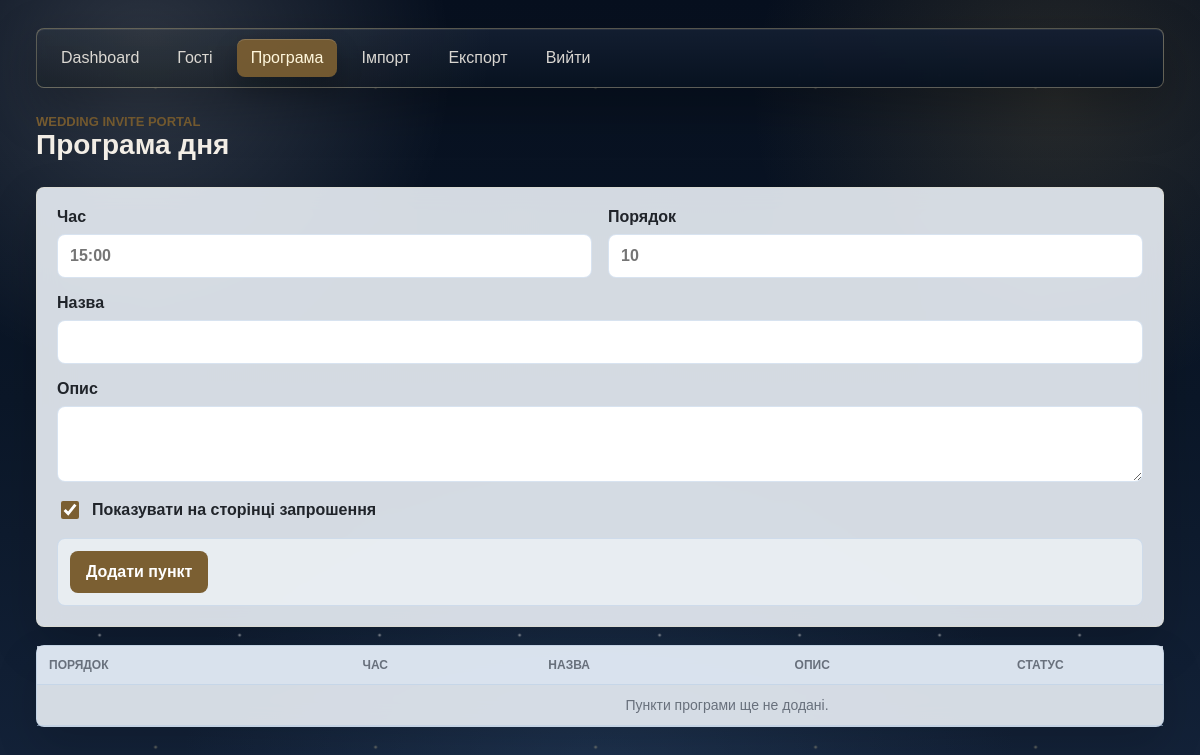
The app's page /admin/program.php (signed in), older data.
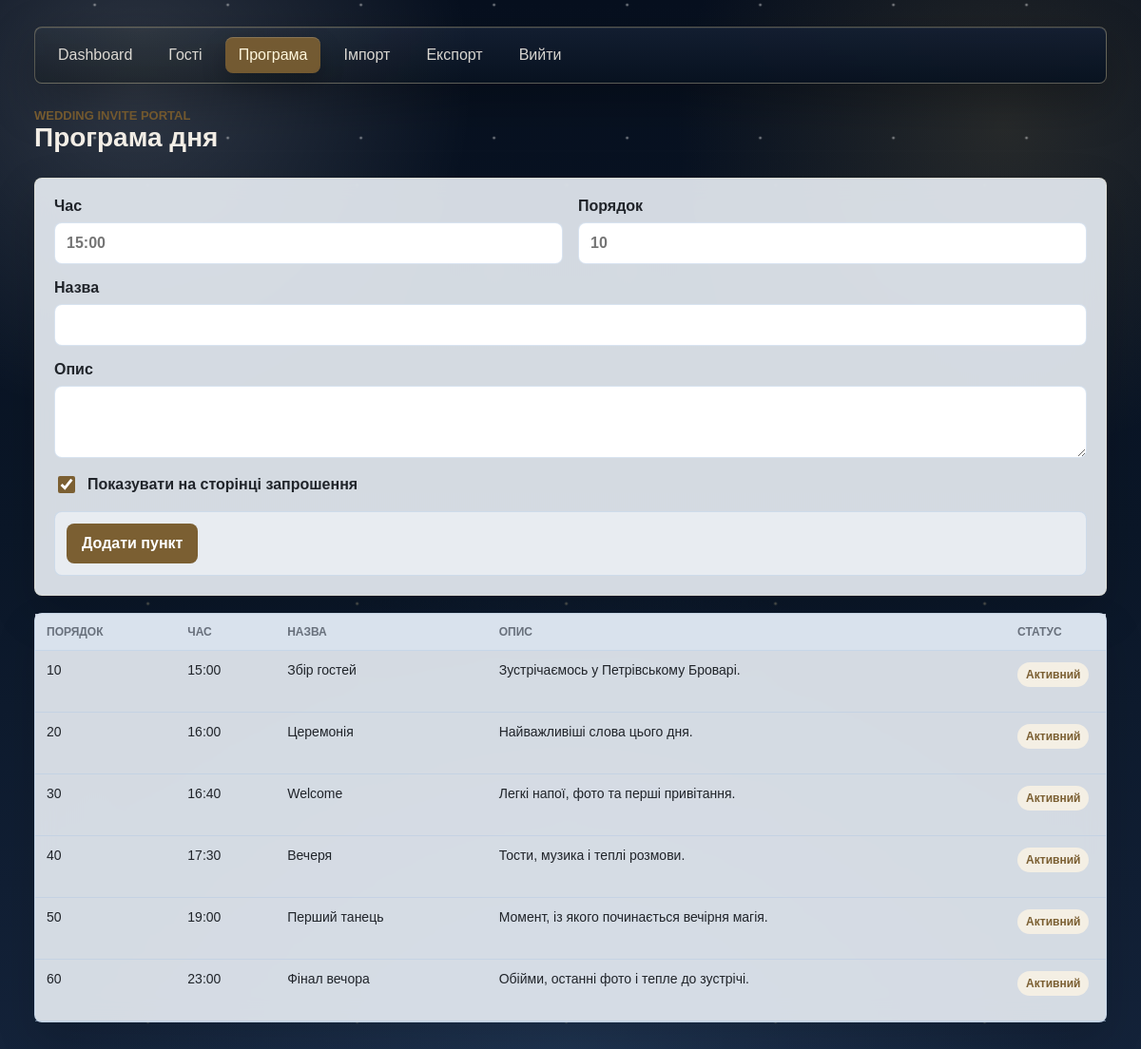
The same page, newer data.
### tables this page shows
CREATE TABLE IF NOT EXISTS dayprograms (
    id INT AUTO_INCREMENT PRIMARY KEY,
    event_time VARCHAR(20) NOT NULL,
    title VARCHAR(255) NOT NULL,
    description TEXT NULL,
    sort_order INT NOT NULL DEFAULT 0,
    is_active TINYINT NOT NULL DEFAULT 1,
    created_at DATETIME DEFAULT CURRENT_TIMESTAMP,
    updated_at DATETIME DEFAULT CURRENT_TIMESTAMP ON UPDATE CURRENT_TIMESTAMP,
    UNIQUE KEY dayprograms_sort_order_unique (sort_order)
);

### admin/program.php (the view, shortened to what the rows shown need)
<?php
$editingId = (int)($_GET['edit'] ?? $_POST['id'] ?? 0);
$editingItem = $editingId > 0 ? R::load('dayprograms', $editingId) : null;
function e(?string $value): string
{
    return htmlspecialchars((string)$value, ENT_QUOTES, 'UTF-8');
}
$programItems = R::findAll('dayprograms', 'ORDER BY sort_order ASC, id ASC');
?>
<!doctype html>
<html lang="uk">
<head>
    <link rel="stylesheet" href="../assets/css/admin.css">
</head>
<body>
    <main class="admin-shell">
        <div class="admin-header">
            <div>
                <h1><?= $editingItem !== null ? 'Редагування програми' : 'Програма дня' ?></h1>
            </div>
        </div>
        <section class="admin-table-panel program-table-panel">
            <div class="admin-table-wrap">
                <table class="admin-table program-table">
                    <thead>
                        <tr>
                            <th>Порядок</th>
                            <th>Час</th>
                            <th>Назва</th>
                            <th>Опис</th>
                            <th>Статус</th>
                        </tr>
                    </thead>
                    <tbody>
                        <?php foreach ($programItems as $item): ?>
                            <tr>
                                <td><?= (int)$item->sort_order ?></td>
                                <td><?= e($item->event_time) ?></td>
                                <td><?= e($item->title) ?></td>
                                <td><?= e($item->description) ?></td>
                                <td>
                                    <span class="status-pill"><?= (int)$item->is_active === 1 ? 'Активний' : 'Прихований' ?></span>
                                </td>
                            </tr>
                        <?php endforeach; ?>
                    </tbody>
                </table>
            </div>
        </section>
    </main>
</body>
</html>

Row changes from the older to the newer data that the page shows:
added dayprograms: sort_order "10", event_time "15:00", title "Збір гостей", description "Зустрічаємось у Петрівському Броварі.", is_active "Активний"
added dayprograms: sort_order "20", event_time "16:00", title "Церемонія", description "Найважливіші слова цього дня.", is_active "Активний"
added dayprograms: sort_order "30", event_time "16:40", title "Welcome", description "Легкі напої, фото та перші привітання.", is_active "Активний"
added dayprograms: sort_order "40", event_time "17:30", title "Вечеря", description "Тости, музика і теплі розмови.", is_active "Активний"
added dayprograms: sort_order "50", event_time "19:00", title "Перший танець", description "Момент, із якого починається вечірня магія.", is_active "Активний"
added dayprograms: sort_order "60", event_time "23:00", title "Фінал вечора", description "Обійми, останні фото і тепле до зустрічі.", is_active "Активний"
Text that changed along with them:
text no longer shown: "Пункти програми ще не додані."
